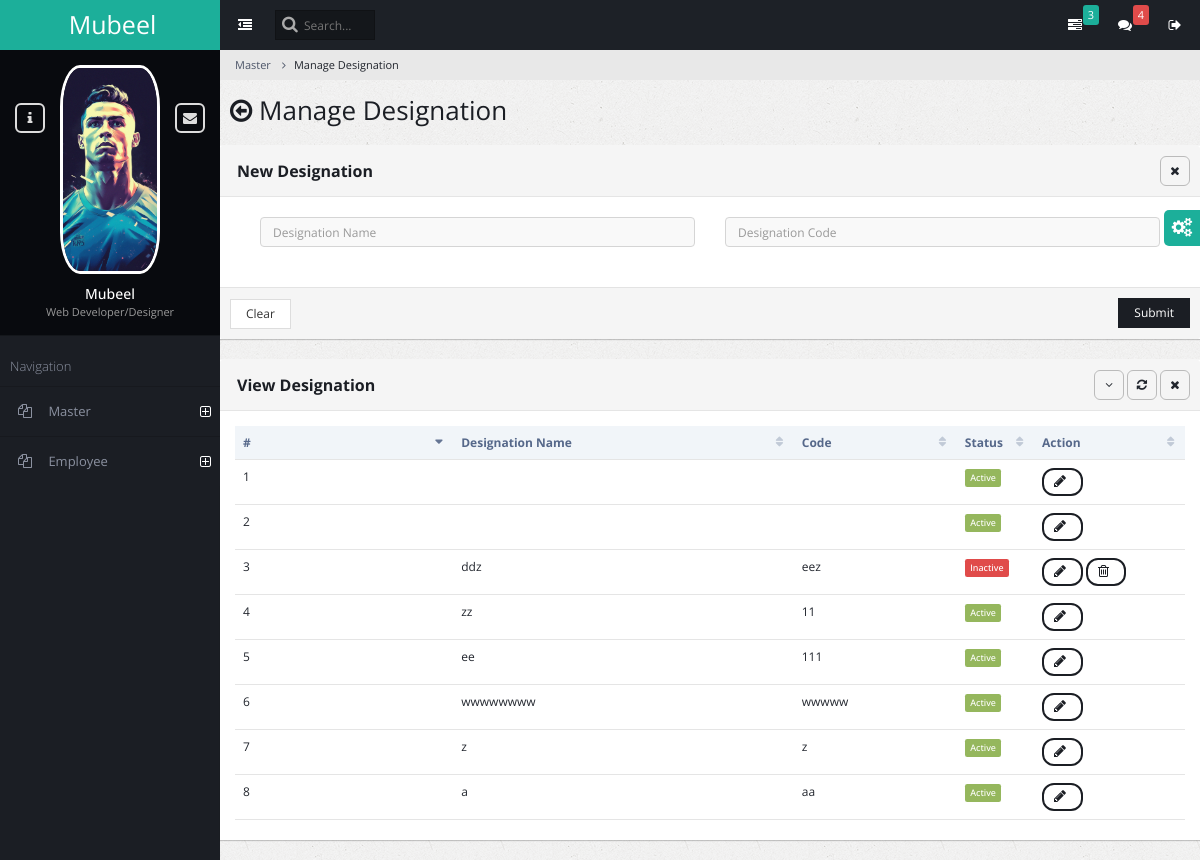
Page /ad_designation_manage on the earlier database version.
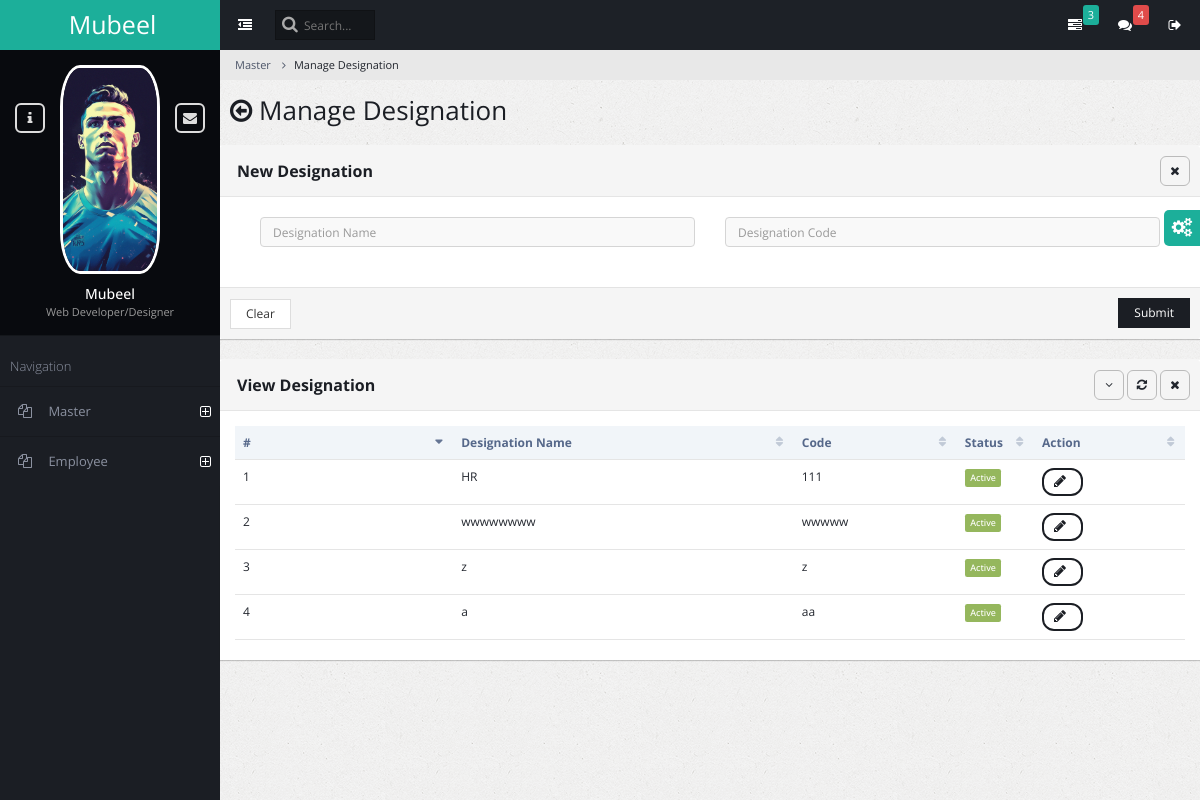
Same page on the later database version.
### admin_master/models.py (models this page shows)
class AmsDesignation(models.Model):
    designation_name = models.CharField(max_length=100)
    designation_code = models.CharField(max_length=10)
    status = models.BooleanField(default=True)

### admin_master/views.py (the view, shortened to what this page needs)
# urls.py: path('ad_designation_manage', views.admin_designation_manage, name='admin_designation_manage'),
def admin_designation_manage(request):
    ams_designations = AmsDesignation.objects.all()
    return render(request, 'admin_master_designation_manage.html', {'ams_designations': ams_designations})

### admin_master/templates/admin_master_designation_manage.html (shortened to what the changed rows need)
{% extends "base.html" %}
{% block content %}
<div class="content-frame-top">
    <div class="page-title">
        <h2><span class="fa fa-arrow-circle-o-left"></span> Manage Designation</h2>
    </div>
</div>
<form method="post" action="{% url 'admin_designation_manage' %}">
<div class="panel panel-default">
    <div class="panel-heading ui-draggable-handle">
        <h1 class="panel-title"><strong></strong><b>New Designation</b></h1>
    </div>
</div>
</form>
<div class="panel panel-default">
    <div class="panel-heading ui-draggable-handle">
        <h1 class="panel-title"><b>View Designation</b></h1>
    </div>
    <div class="panel-body">
        <table class="table datatable dataTable no-footer" id="DataTables_Table_0" role="grid" aria-describedby="DataTables_Table_0_info">
            <thead>
                <tr role="row"><th class="sorting_asc" tabindex="0" aria-controls="DataTables_Table_0" rowspan="1" colspan="1" aria-sort="ascending" aria-label="Name: activate to sort column ascending" style="width: 198px;">#</th><th class="sorting" tabindex="0" aria-controls="DataTables_Table_0" rowspan="1" colspan="1" aria-label="Position: activate to sort column ascending" style="width: 309px;">Designation Name</th><th class="sorting" tabindex="0" aria-controls="DataTables_Table_0" rowspan="1" colspan="1" aria-label="Office: activate to sort column ascending" style="width: 148px;">Code</th><th class="sorting" tabindex="0" aria-controls="DataTables_Table_0" rowspan="1" colspan="1" aria-label="Age: activate to sort column ascending" style="width: 70px;">Status</th><th class="sorting" tabindex="0" aria-controls="DataTables_Table_0" rowspan="1" colspan="1" aria-label="Start date: activate to sort column ascending" style="width: 137px;">Action</th></tr>
            </thead>
            <tbody>
                {% for ams_designation in ams_designations %}
                    <tr id="{{ams_designation.id}}">
                        <td>{{ forloop.counter }}</td>
                        <td>{{ ams_designation.designation_name }}</td>
                        <td>{{ ams_designation.designation_code }}</td>
                        <td>
                            {% if ams_designation.status %}
                                <span class="label label-success">Active</span>
                            {% else %}
                                <span class="label label-danger">Inactive</span>
                            {% endif %}
                        </td>
                        <td>
                            <button class="btn btn-primary btn-rounded" onClick="edit_desrow({{ ams_designation.id }});" data-toggle="modal" data-target="#modal_basic">
                                <span id="spinner{{ams_designation.id}}" class="fa fa-pencil"></span>
                            </button>
                            {% if not ams_designation.status %}
                                <button class="btn btn-primary btn-rounded" onClick="delete_desrow1({{ ams_designation.id }});">
                                    <span class="fa fa-trash-o"></span>
                                </button>
                            {% endif %}
                        </td>
                    </tr>
                {% endfor %}
            </tbody>
        </table>
    </div>
</div>
{% endblock content %}

Differences in the rows shown:
removed AmsDesignation: status "Active"
removed AmsDesignation: status "Active"
removed AmsDesignation: designation_name "ddz", designation_code "eez", status "Inactive"
removed AmsDesignation: designation_name "zz", designation_code "11", status "Active"
changed AmsDesignation (number 1 of 4 on the later page): designation_name "ee" → "HR"
